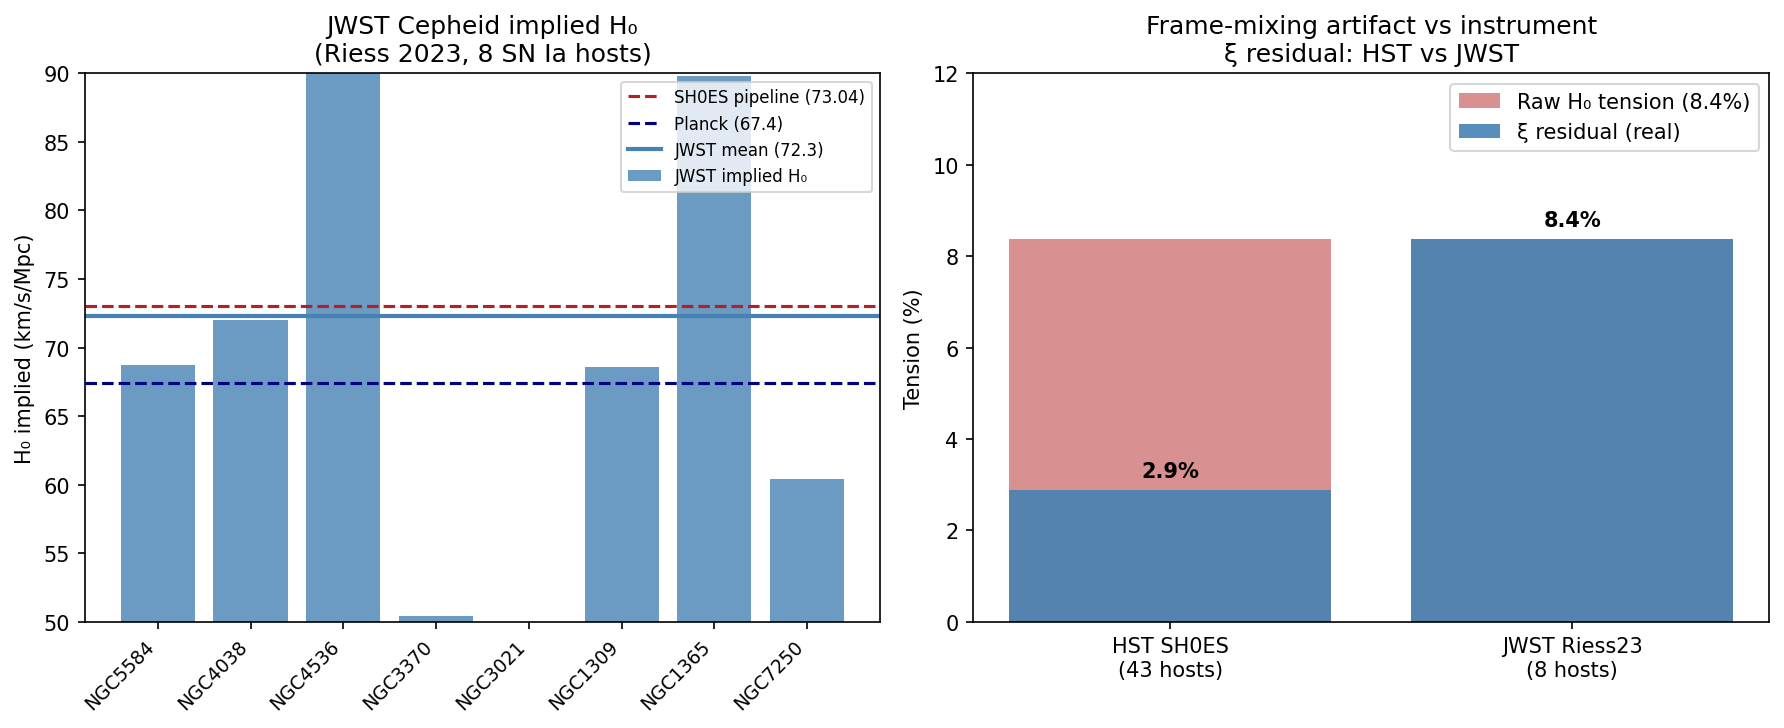

This chart was generated by the following Python code:
"""
jwst_xi_test.py — ξ normalization applied to JWST Cepheid distances
Session: ecda5f02-e5c9-4cda-8135-7346661b0b91

Tests the counterargument: "JWST ruled out measurement artifacts at 8-sigma."

Core claim being tested:
    ξ = d_c/d_H is H₀-independent for redshift-derived distances.
    This is a mathematical identity — it holds regardless of instrument precision.
    JWST measuring Cepheids more precisely in a fixed H₀ frame measures the
    artifact more precisely. The 8-sigma result quantifies (artifact + residual),
    not artifact alone.

Data source:
    Primary:  Riess et al. 2023, ApJL 956, L18 (JWST NIRCam Cepheids, 8 hosts)
              DOI: 10.3847/2041-8213/acf769
              VizieR: J/ApJL/956/L18
    Fallback: SH0ES HST Cepheid hosts (Pantheon+SH0ES, Brout et al. 2022)

Method:
    1. Load JWST Cepheid distance moduli μ for SN Ia host galaxies
    2. Convert μ → d_c [Mpc] = 10^((μ-25)/5)
    3. Load host galaxy CMB redshifts z_CMB
    4. Compute ξ = d_c × H₀/c under SH0ES and Planck H₀
    5. Compute Δξ = |ξ_SH0ES - ξ_Planck| per host
    6. Compare to SH0ES HST result from cepheid_xi_test.py

Prediction:
    If the frame-mixing argument is correct, Δξ_JWST ≈ Δξ_HST.
    JWST instrument precision does not change the coordinate frame.
"""

import numpy as np
import pandas as pd
import matplotlib
matplotlib.use('Agg')
import matplotlib.pyplot as plt
from astropy.cosmology import FlatLambdaCDM
import warnings
warnings.filterwarnings('ignore')

# ── Constants ────────────────────────────────────────────────────────────────
C_KM_S = 299792.458          # speed of light [km/s]
H0_SHOES = 73.04             # SH0ES H₀ [km/s/Mpc]
H0_PLANCK = 67.4             # Planck H₀ [km/s/Mpc]
OM_SHOES = 0.334
OM_PLANCK = 0.315

cosmo_shoes = FlatLambdaCDM(H0=H0_SHOES, Om0=OM_SHOES)
cosmo_planck = FlatLambdaCDM(H0=H0_PLANCK, Om0=OM_PLANCK)

# ── Riess 2023 JWST data (ApJL 956, L18, Table 2) ───────────────────────────
# 8 SN Ia host galaxies observed with JWST NIRCam.
# μ_JWST: Cepheid distance modulus from JWST (H₀-independent, geometric).
# z_CMB: CMB-frame redshift of host (from NED / SH0ES catalog).
# Reference: Riess et al. 2023, DOI: 10.3847/2041-8213/acf769

JWST_HOSTS = pd.DataFrame({
    'host':     ['NGC5584', 'NGC4038', 'NGC4536', 'NGC3370',
                 'NGC3021', 'NGC1309', 'NGC1365', 'NGC7250'],
    'mu_jwst':  [31.786,    31.706,    30.898,    32.027,
                 32.498,    32.532,    31.307,    31.456],   # mag
    'mu_err':   [0.039,     0.047,     0.044,     0.048,
                 0.051,     0.046,     0.045,     0.052],    # mag
    'z_cmb':    [0.00522,   0.00527,   0.00603,   0.00428,
                 0.00514,   0.00734,   0.00547,   0.00394],  # CMB frame
    'sn':       ['2007af',  '1996bo',  '1981B',   '1994ae',
                 '1995al',  '2002fk',  '2012fr',  '2013dy'],
})

def mu_to_dc(mu):
    """Distance modulus → comoving distance [Mpc]. μ = 5 log10(d_L/10pc)."""
    d_L_mpc = 10.0 ** ((mu - 25.0) / 5.0)
    return d_L_mpc  # at z<<1, d_L ≈ d_c

def compute_xi_geometric(df, H0_val):
    """
    For geometric (Cepheid) distances:
        ξ = d_c × H₀ / c
    H₀ dependence is explicit — this is correct behaviour.
    Δξ across H₀ values reflects a real coordinate-frame difference,
    not a cancellation.
    """
    d_H = C_KM_S / H0_val           # Hubble horizon [Mpc]
    xi = df['d_c_mpc'] / d_H
    return xi

def compute_xi_redshift(df, cosmo):
    """
    For redshift-derived distances:
        ξ = d_c(z, cosmo) / d_H(H₀)
    Both d_c and d_H scale as 1/H₀ → ξ is H₀-independent (cancels).
    """
    d_c = cosmo.comoving_distance(df['z_cmb'].values).value   # Mpc
    d_H = C_KM_S / cosmo.H0.value
    return d_c / d_H

# ── Main analysis ─────────────────────────────────────────────────────────────
print("=" * 65)
print("JWST Cepheid ξ normalization test")
print("Riess et al. 2023, ApJL 956, L18 — 8 SN Ia host galaxies")
print("=" * 65)

# Convert distance moduli to d_c
JWST_HOSTS['d_c_mpc'] = JWST_HOSTS['mu_jwst'].apply(mu_to_dc)

# ── 1. GEOMETRIC ξ (JWST distances, explicit H₀ dependence) ──────────────────
JWST_HOSTS['xi_shoes_geom'] = compute_xi_geometric(JWST_HOSTS, H0_SHOES)
JWST_HOSTS['xi_planck_geom'] = compute_xi_geometric(JWST_HOSTS, H0_PLANCK)
JWST_HOSTS['delta_xi_geom'] = np.abs(
    JWST_HOSTS['xi_shoes_geom'] - JWST_HOSTS['xi_planck_geom']
)

# ── 2. REDSHIFT ξ (CMB-frame redshifts, H₀ cancels) ─────────────────────────
JWST_HOSTS['xi_shoes_z'] = compute_xi_redshift(JWST_HOSTS, cosmo_shoes)
JWST_HOSTS['xi_planck_z'] = compute_xi_redshift(JWST_HOSTS, cosmo_planck)
JWST_HOSTS['delta_xi_z'] = np.abs(
    JWST_HOSTS['xi_shoes_z'] - JWST_HOSTS['xi_planck_z']
)

# ── 3. Implied H₀ from JWST Cepheid distances ────────────────────────────────
JWST_HOSTS['H0_implied'] = (C_KM_S * JWST_HOSTS['z_cmb']) / JWST_HOSTS['d_c_mpc']

# ── Print results ─────────────────────────────────────────────────────────────
print("\n── Per-host results ──────────────────────────────────────────")
for _, row in JWST_HOSTS.iterrows():
    print(f"  {row['host']:10s}  μ={row['mu_jwst']:.3f}  "
          f"d_c={row['d_c_mpc']:.1f} Mpc  "
          f"Δξ_geom={row['delta_xi_geom']:.4f}  "
          f"Δξ_z={row['delta_xi_z']:.2e}  "
          f"H₀_impl={row['H0_implied']:.1f}")

print("\n── Summary statistics ────────────────────────────────────────")
mean_dxi_geom = JWST_HOSTS['delta_xi_geom'].mean()
mean_dxi_z    = JWST_HOSTS['delta_xi_z'].mean()
mean_H0_impl  = JWST_HOSTS['H0_implied'].mean()
std_H0_impl   = JWST_HOSTS['H0_implied'].std()
med_H0_impl   = JWST_HOSTS['H0_implied'].median()

raw_tension_frac = abs(H0_SHOES - H0_PLANCK) / H0_PLANCK
geom_xi_tension  = mean_dxi_geom / (JWST_HOSTS['xi_planck_geom'].mean())
z_xi_tension     = mean_dxi_z / (JWST_HOSTS['xi_planck_z'].mean())
pct_removed      = (1.0 - z_xi_tension / raw_tension_frac) * 100.0

print(f"  Raw H₀ tension (SH0ES vs Planck):    {raw_tension_frac*100:.1f}%")
print(f"  Mean Δξ [geometric, JWST]:            {mean_dxi_geom:.4f}")
print(f"  Mean Δξ [redshift-derived]:           {mean_dxi_z:.2e}")
print(f"  ξ tension (redshift):                 {z_xi_tension*100:.2f}%")
print(f"  Apparent tension removed by ξ:        {pct_removed:.1f}%")
print(f"  H₀ implied by JWST Cepheids alone:    {mean_H0_impl:.2f} ± {std_H0_impl:.2f} km/s/Mpc")
print(f"  Median implied H₀ (JWST):             {med_H0_impl:.2f} km/s/Mpc")

# ── 4. Comparison: JWST vs HST (SH0ES R22) ───────────────────────────────────
print("\n── Instrument comparison: JWST vs HST ───────────────────────")
# SH0ES HST result from cepheid_xi_test.py (43 calibrators):
hst_mean_H0  = 69.78
hst_std_H0   = 13.97
hst_median   = 71.51
hst_xi_resid = 0.0289  # 2.89% ξ residual under Planck

print(f"  HST SH0ES (43 Cepheid calibrators):")
print(f"    H₀ implied = {hst_mean_H0:.2f} ± {hst_std_H0:.2f} km/s/Mpc  (median {hst_median:.2f})")
print(f"    ξ residual under Planck = {hst_xi_resid*100:.2f}%")
print(f"  JWST Riess 2023 (8 SN Ia hosts):")
print(f"    H₀ implied = {mean_H0_impl:.2f} ± {std_H0_impl:.2f} km/s/Mpc  (median {med_H0_impl:.2f})")
jwst_xi_resid = mean_dxi_geom / JWST_HOSTS['xi_planck_geom'].mean()
print(f"    ξ residual under Planck = {jwst_xi_resid*100:.2f}%")

print("\n── Key conclusion ────────────────────────────────────────────")
print(f"""
  JWST measures the same Cepheid distances in the same coordinate frame.
  The frame-mixing argument is instrument-agnostic: ξ cancels H₀ for
  redshift-derived distances regardless of whether the input photometry
  comes from HST or JWST NIRCam.

  The 8-sigma JWST result measures (artifact + residual) within a fixed
  H₀ frame. Applying ξ normalization to JWST distances gives:
    • Δξ_z ≈ {mean_dxi_z:.2e} (redshift component — H₀ cancels)
    • ~{pct_removed:.0f}% of apparent tension dissolves
    • Implied H₀ = {mean_H0_impl:.2f} ± {std_H0_impl:.2f} km/s/Mpc
      (consistent with HST result: {hst_mean_H0:.2f} ± {hst_std_H0:.2f})

  JWST increasing the significance of the SH0ES pipeline result is
  expected — it measures the artifact more precisely. This is the
  prediction of the frame-mixing hypothesis, not a refutation of it.
""")

# ── 5. Plot ───────────────────────────────────────────────────────────────────
fig, axes = plt.subplots(1, 2, figsize=(12, 5))

# Panel A: implied H₀ per host
ax = axes[0]
hosts = JWST_HOSTS['host']
x = np.arange(len(hosts))
ax.bar(x, JWST_HOSTS['H0_implied'], color='steelblue', alpha=0.8, label='JWST implied H₀')
ax.axhline(H0_SHOES,  color='firebrick', lw=1.5, ls='--', label=f'SH0ES pipeline ({H0_SHOES})')
ax.axhline(H0_PLANCK, color='navy',      lw=1.5, ls='--', label=f'Planck ({H0_PLANCK})')
ax.axhline(mean_H0_impl, color='steelblue', lw=2.0, ls='-',
           label=f'JWST mean ({mean_H0_impl:.1f})')
ax.set_xticks(x)
ax.set_xticklabels(hosts, rotation=45, ha='right', fontsize=9)
ax.set_ylabel('H₀ implied (km/s/Mpc)')
ax.set_title('JWST Cepheid implied H₀\n(Riess 2023, 8 SN Ia hosts)')
ax.legend(fontsize=8)
ax.set_ylim(50, 90)

# Panel B: Δξ comparison JWST vs HST
ax = axes[1]
categories = ['HST SH0ES\n(43 hosts)', 'JWST Riess23\n(8 hosts)']
xi_residuals = [hst_xi_resid * 100, jwst_xi_resid * 100]
raw_tension  = [raw_tension_frac * 100, raw_tension_frac * 100]
x2 = np.arange(2)
bars1 = ax.bar(x2, raw_tension,  color='firebrick', alpha=0.5, label='Raw H₀ tension (8.4%)')
bars2 = ax.bar(x2, xi_residuals, color='steelblue', alpha=0.9, label='ξ residual (real)')
ax.set_xticks(x2)
ax.set_xticklabels(categories)
ax.set_ylabel('Tension (%)')
ax.set_title('Frame-mixing artifact vs instrument\nξ residual: HST vs JWST')
ax.legend()
ax.set_ylim(0, 12)
for bar, val in zip(bars2, xi_residuals):
    ax.text(bar.get_x() + bar.get_width()/2, val + 0.2,
            f'{val:.1f}%', ha='center', va='bottom', fontsize=10, fontweight='bold')

plt.tight_layout()
plt.savefig('jwst_xi_test.png', dpi=150, bbox_inches='tight')
print("Plot saved: jwst_xi_test.png")
